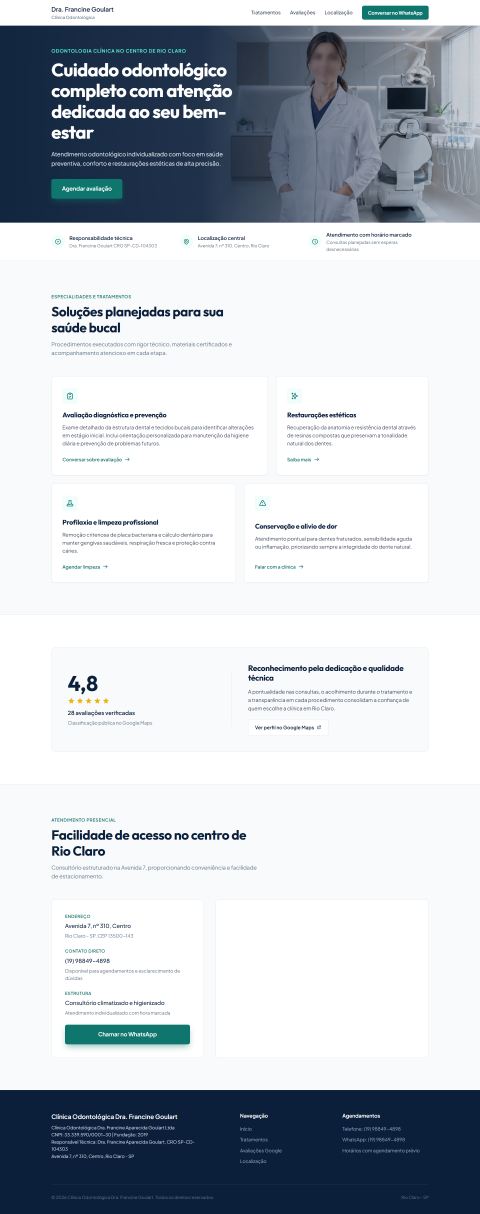
#> input picture research/design-pilot/a-baseline/desktop.png, 1440 x 3642 px, found by its file name (shown at 1/3 size)
$ python generate_comparison_board.py
#> lines starting #> are read from the running program, lines starting #| are printed output that depends on the picture
import os
from PIL import Image, ImageDraw, ImageFont

def make_board():
    a_desk_path = "research/design-pilot/a-baseline/desktop.png"
    b_desk_path = "research/design-pilot/b-opendesign/desktop.png"
    a_mob_path = "research/design-pilot/a-baseline/mobile.png"
    b_mob_path = "research/design-pilot/b-opendesign/mobile.png"
    out_path = "research/design-pilot/comparison/comparison-board.png"

    os.makedirs("research/design-pilot/comparison", exist_ok=True)

    img_a_d = Image.open(a_desk_path)
#> img_a_d is the input picture: PIL image 1440x3642 RGB; mean R, G, B 194.6, 200.6, 207.2
    img_b_d = Image.open(b_desk_path)
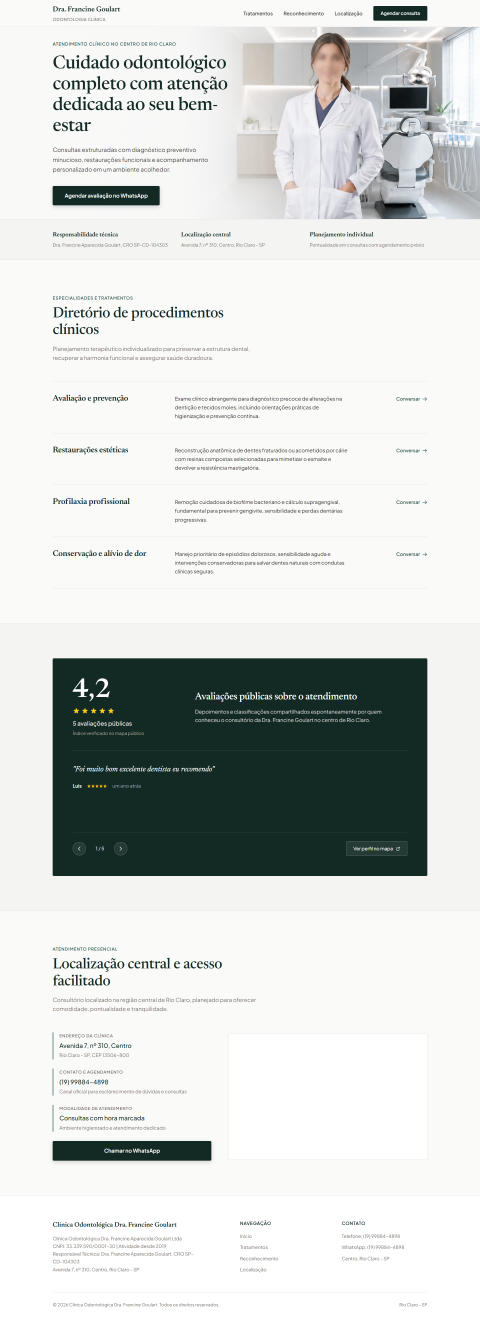
#> input picture research/design-pilot/b-opendesign/desktop.png, 1440 x 3961 px, found by its file name (shown at 1/3 size)
#> img_b_d is the input picture: PIL image 1440x3961 RGB; mean R, G, B 211.6, 214.9, 213.3
    img_a_m = Image.open(a_mob_path)
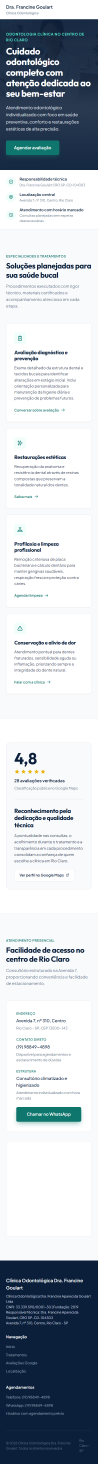
#> input picture research/design-pilot/a-baseline/mobile.png, 390 x 5853 px, found by its file name (shown at 1/4 size)
#> img_a_m is the input picture: PIL image 390x5853 RGB; mean R, G, B 191, 197.9, 204.7
    img_b_m = Image.open(b_mob_path)
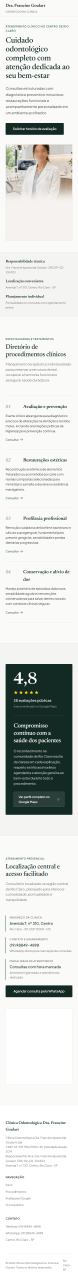
#> input picture research/design-pilot/b-opendesign/mobile.png, 390 x 6394 px, found by its file name (shown at 1/5 size)
#> img_b_m is the input picture: PIL image 390x6394 RGB; mean R, G, B 218, 220.4, 218.4

    # Scale to uniform comparative sizes
    # Desktop: target width 1000px, preserve aspect ratio
    d_w = 900
    a_d_h = int(img_a_d.height * (d_w / img_a_d.width))
#> a_d_h = 2276
    b_d_h = int(img_b_d.height * (d_w / img_b_d.width))
#> b_d_h = 2475

    # Mobile: target width 320px, preserve aspect ratio
    m_w = 300
    a_m_h = int(img_a_m.height * (m_w / img_a_m.width))
#> a_m_h = 4502
    b_m_h = int(img_b_m.height * (m_w / img_b_m.width))
#> b_m_h = 4918

    a_d_res = img_a_d.resize((d_w, a_d_h), Image.Resampling.LANCZOS)
    b_d_res = img_b_d.resize((d_w, b_d_h), Image.Resampling.LANCZOS)
    a_m_res = img_a_m.resize((m_w, a_m_h), Image.Resampling.LANCZOS)
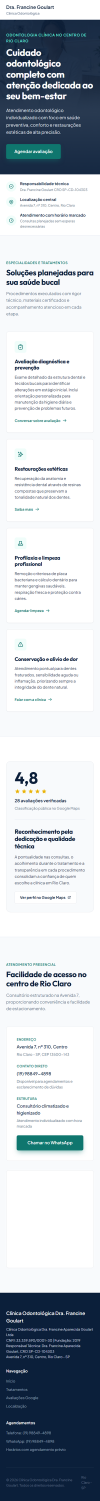
#> a_m_res: PIL image 300x4502 RGB (shown at 1/3 size); mean R, G, B 190.7, 197.6, 204.5
    b_m_res = img_b_m.resize((m_w, b_m_h), Image.Resampling.LANCZOS)
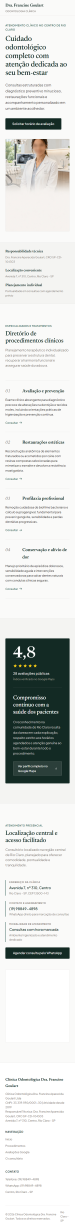
#> b_m_res: PIL image 300x4918 RGB (shown at 1/4 size); mean R, G, B 217.8, 220.2, 218.2

    col_a_height = max(a_d_h, a_m_h)
#> col_a_height = 4502
    col_b_height = max(b_d_h, b_m_h)
#> col_b_height = 4918
    max_content_height = max(col_a_height, col_b_height)
#> max_content_height = 4918

    # Board layout:
    # Column A: width = d_w + m_w + 30px gap
    # Column B: width = d_w + m_w + 30px gap
    # Total width = (d_w + m_w + 30) * 2 + 80 (margins/center gap)
    col_width = d_w + m_w + 40
    margin = 50
    header_h = 100
    total_w = margin * 2 + col_width * 2 + 60
    total_h = header_h + max_content_height + margin * 2
#> total_h = 5118

    board = Image.new("RGB", (total_w, total_h), color=(245, 245, 247))
    draw = ImageDraw.Draw(board)

    # Simple font
    try:
        font_label = ImageFont.truetype("arial.ttf", 48)
        font_sub = ImageFont.truetype("arial.ttf", 24)
    except Exception:
        font_label = ImageFont.load_default()
        font_sub = ImageFont.load_default()

    # Column A position
    col_a_x = margin
    col_b_x = margin + col_width + 60

    # Draw Headers
    draw.text((col_a_x + 20, 35), "A", fill=(15, 23, 42), font=font_label)
    draw.text((col_b_x + 20, 35), "B", fill=(15, 23, 42), font=font_label)

    # Paste A
    board.paste(a_d_res, (col_a_x, header_h))
    board.paste(a_m_res, (col_a_x + d_w + 30, header_h))

    # Paste B
    board.paste(b_d_res, (col_b_x, header_h))
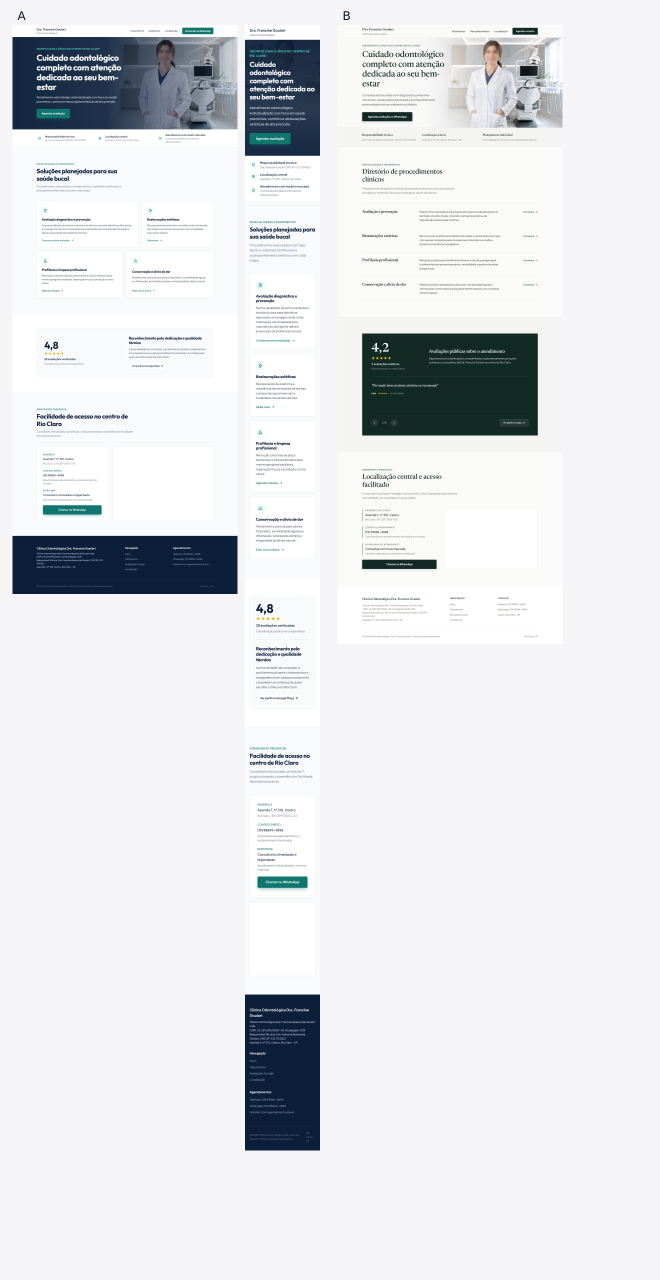
#> board: PIL image 2640x5118 RGB (shown at 1/4 size); mean R, G, B 226.4, 228.5, 231.1
    board.paste(b_m_res, (col_b_x + d_w + 30, header_h))
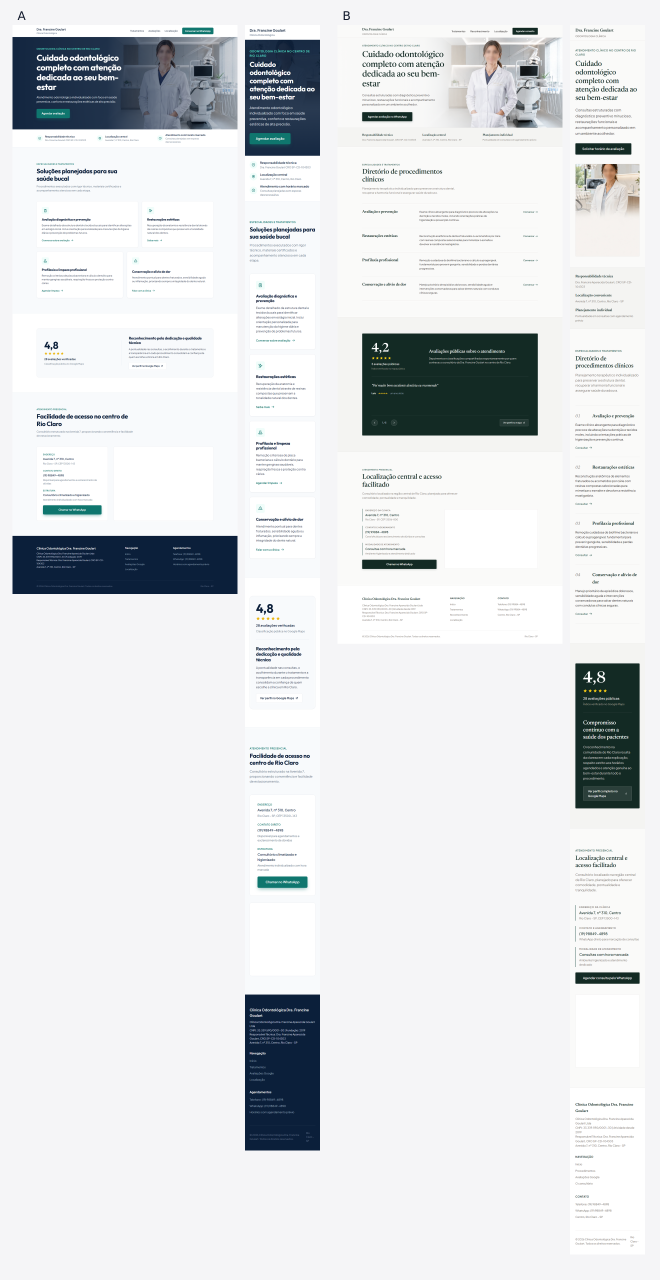
#> board: PIL image 2640x5118 RGB (shown at 1/4 size); mean R, G, B 223.4, 225.8, 228

    board.save(out_path, quality=92)
    print(f"Board saved to {out_path} ({total_w}x{total_h})")
#| Board saved to research/design-pilot/comparison/comparison-board.png (2640x5118)

if __name__ == "__main__":
    make_board()
